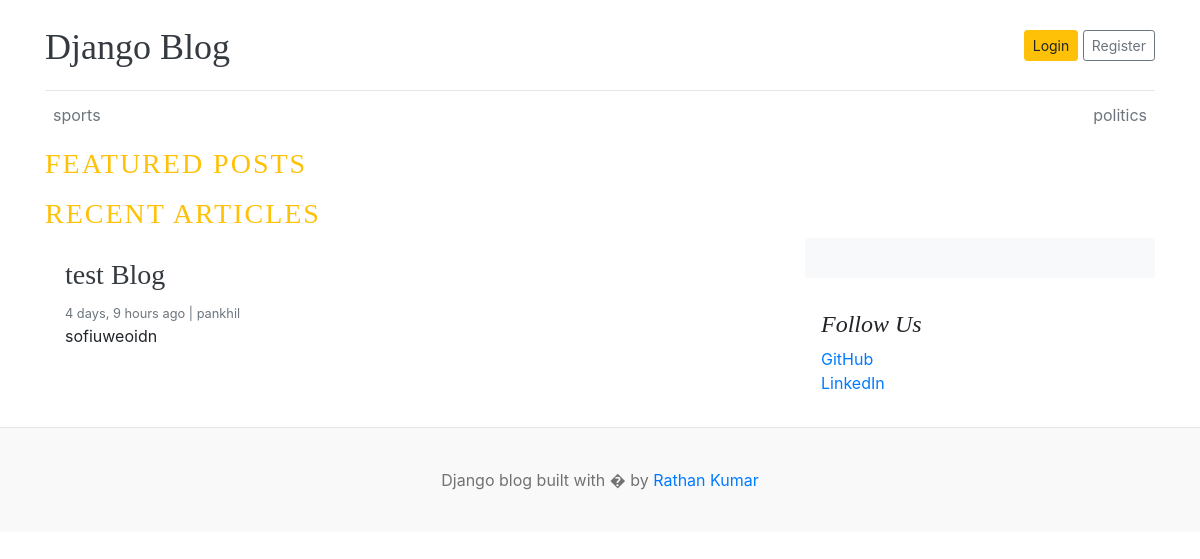
/, run on an earlier commit of the app's database.
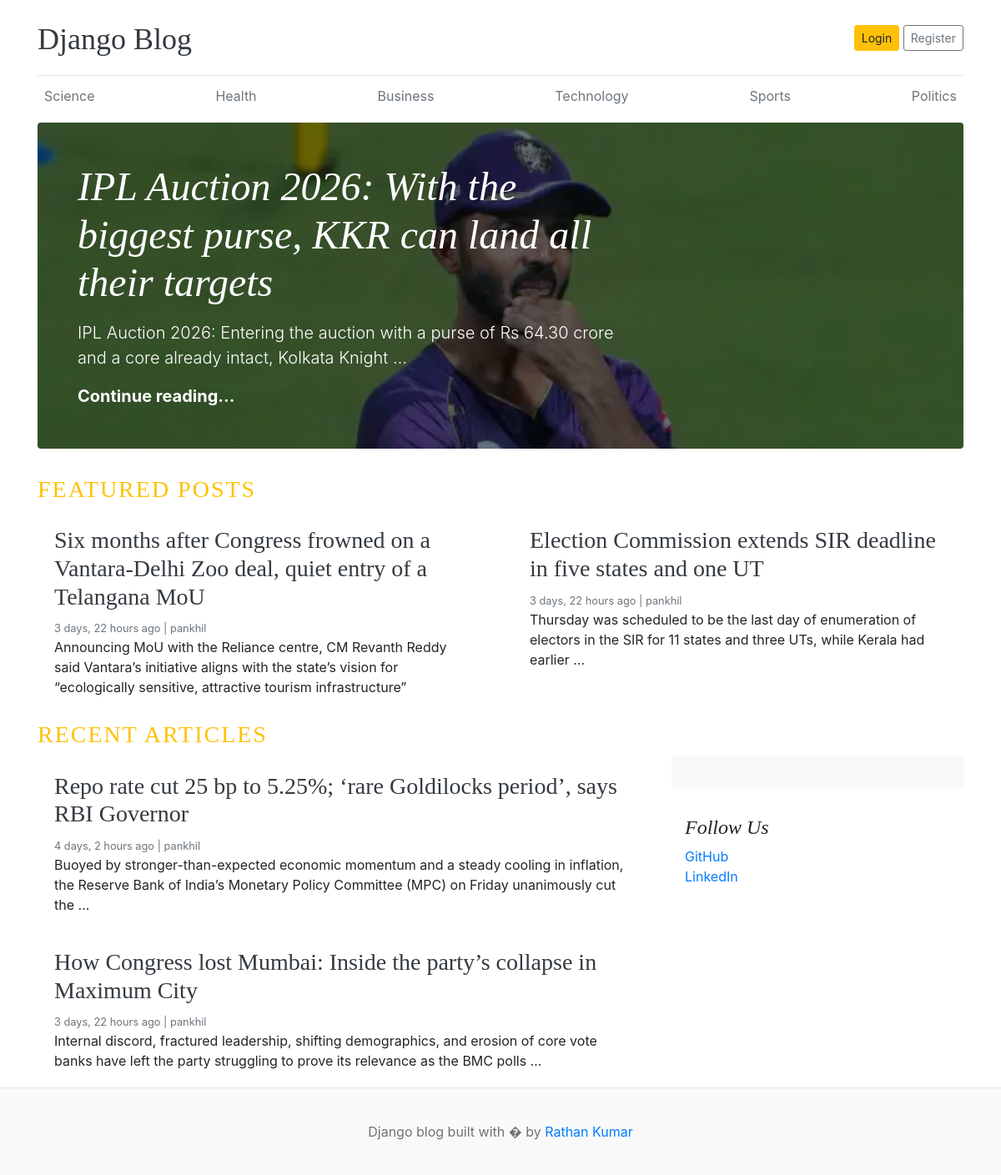
And on a later commit of the database.
### blogs/models.py (models this page shows, shortened)
class Category(models.Model):
    category_name = models.CharField(max_length=50,unique=True)
    created_at = models.DateTimeField(auto_now_add=True)
    updated_at = models.DateTimeField(auto_now=True)
    class Meta:
        verbose_name_plural = 'categories'

class Blog(models.Model):
    title = models.CharField(max_length=100)
    slug = models.SlugField(max_length=150, unique=True,blank=True)
    category = models.ForeignKey(Category, on_delete=models.CASCADE)
    author = models.ForeignKey(User, on_delete=models.CASCADE)
    featured_image = models.ImageField(upload_to='uploads/%Y/%m/%d')
    short_description = models.TextField(max_length=500)
    blog_body = models.TextField(max_length=2000)
    status = models.CharField(max_length=20,choices=STATUS_CHOICES, default="Draft")
    is_featured = models.BooleanField(default=False)
    created_at = models.DateTimeField(auto_now_add=True)
    updated_at = models.DateTimeField(auto_now=True)
    def __str__(self):
        return self.title

### blog_main/views.py (the view)
# urls.py: 2. Add a URL to urlpatterns:  path('', views.home, name='home')
def home(req):
    featured_posts = Blog.objects.filter(is_featured=True,status='Published').order_by('updated_at')
    posts = Blog.objects.filter(is_featured=False,status='Published')
    print(posts)
    try:
        about = About.objects.get()
    except:
        about = None
    context = {
        'featured_posts' : featured_posts,
        'posts' : posts,
        'about':about,
    }
    return render(req,"home.html",context)

### blogs/context_processors.py (called while the page is built)
def get_categories(req):
    categories = Category.objects.all()
    return dict(categories=categories)

### templates/home.html (shortened to what this page needs)
{% extends 'base.html' %}
{% block content %}
{% for post in featured_posts %}
{% if forloop.first %}
<div class="jumbotron p-3 p-md-5 text-white rounded bg-dark"
    style="background-image: url({{ post.featured_image.url}});background-blend-mode: overlay;background-size:cover;">
    <div class="col-md-8 px-0">
        <h1 class="display-4 font-italic">{{ post.title }}</h1>
        <p class="lead my-3">{{ post.short_description | truncatewords:20 }}</p>
        <p class="lead mb-0"><a href="{% url 'blogs' post.slug  %}" class="text-white font-weight-bold">Continue
                reading...</a></p>
    </div>
</div>
{% endif %}
{% endfor %}
<h3 class="text-uppercase text-warning" style="letter-spacing: 2px;">Featured Posts</h3>
<div class="row mb-2">
    {% for post in featured_posts %}
    {% if not forloop.first %}
    <div class="col-md-6">
        <div class="card border-0">
            <div class="card-body">
                <h3><a href="{% url 'blogs' post.slug  %}" class="text-dark">{{ post.title }}</a></h3>
                <small class="mb-1 text-muted">{{ post.created_at | timesince}} ago | {{ post.author }}</small>
                <p class="card-text">{{ post.short_description | truncatewords:25 }}</p>
            </div>
        </div>
    </div>
    {% endif %}
    {% endfor %}
</div>
<h3 class="text-uppercase text-warning" style="letter-spacing: 2px;">Recent Articles</h3>
<main role="main" class="container p-0">
    <div class="row">
        <div class="col-md-8 blog-main">
            {% for post in posts %}
            <div class="card border-0">
                <div class="card-body">
                    <h3><a href="{% url 'blogs' post.slug %}" class="text-dark">{{ post.title }}</a></h3>
                    <small class="mb-1 text-muted">{{ post.created_at | timesince}} ago | {{ post.author}}
                    </small>
                    <p class="card-text">{{ post.short_description | truncatewords:25 }}</p>
                </div>
            </div>
            {% endfor %}
        </div>
        <aside class="col-md-4 blog-sidebar">
            <div class="p-3 mb-3 bg-light rounded">
            </div>
            <div class="p-3">
                <h4 class="font-italic">Follow Us</h4>
                <ol class="list-unstyled">
                    <li><a href="#">GitHub</a></li>
                    <li><a href="#">LinkedIn</a></li>
                </ol>
            </div>
        </aside>
    </div>
</main>
</div>
{% endblock %}

### templates/base.html (shortened to what this page needs)
{% load static %}
<!DOCTYPE html>
<html lang="en">
<head>
    <link href="https://getbootstrap.com/docs/4.0/dist/css/bootstrap.min.css" rel="stylesheet">
    <link href="{% static 'css/blog.css' %}" rel="stylesheet">
</head>
<body>
    <div class="container">
        <header class="blog-header py-3">
            <div class="row flex-nowrap justify-content-between align-items-center">
                <div class="col-8 pt-1">
                    <a class="blog-header-logo text-dark" href="/">Django Blog</a>
                </div>
                <div class="col-4 d-flex justify-content-end align-items-center">
                    <a class="btn btn-sm btn-warning" href="#">Login</a> &nbsp;
                    <a class="btn btn-sm btn-outline-secondary" href="#">Register</a>
                </div>
            </div>
        </header>
        <div class="nav-scroller py-1 mb-2">
            <nav class="nav d-flex justify-content-between">
                {% for cat in categories %}
                <a class="p-2 text-muted" href="{% url 'posts_by_category' cat.id %}">{{cat.category_name}}</a>
                {% endfor %}
            </nav>
        </div>
        {% block content %}
        {% endblock %}
        <footer class="blog-footer">
            <p>Django blog built with � by <a href="#">Rathan Kumar</a></p>
        </footer>
</body>
</html>

### blog_main/static/css/blog.css (style rules this page uses)
.blog-header { border-bottom: 1px solid #e5e5e5; }
.blog-header-logo { font-family: "Playfair Display", Georgia, "Times New Roman", serif ; font-size: 2.25rem; }
h1, h2, h3, h4, h5, h6 { font-family: "Playfair Display", Georgia, "Times New Roman", serif ; }
.display-4 { font-size: 2.5rem; }
@media (min-width: 768px) { .display-4 { font-size: 3rem; } }
.blog-footer { padding: 2.5rem 0; color: #727272; text-align: center; background-color: #f9f9f9; border-top: .05rem solid #e5e5e5; }
.blog-footer p:last-child { margin-bottom: 0; }

What changed in the data, as far as the page shows it:
removed Category: category_name "sports"
removed Category: category_name "politics"
removed Blog: title "test Blog", created_at "4 days, 9 hours", author "pankhil", short_description "sofiuweoidn", shown under "RECENT ARTICLES"
added Category: category_name "Science"
added Category: category_name "Health"
added Category: category_name "Business"
added Category: category_name "Technology"
added Category: category_name "Sports"
added Category: category_name "Politics"
added Blog: featured_image (picture), title "IPL Auction 2026: With the biggest purse, KKR can land all their targets", short_description "IPL Auction 2026: Entering the auction with a purse of Rs 64.30 crore and a core already intact, Kolkata Knight …"
added Blog: title "Six months after Congress frowned on a Vantara-Delhi Zoo deal, quiet entry of a Telangana MoU", created_at "3 days, 22 hours", author "pankhil", short_description "Announcing MoU with the Reliance centre, CM Revanth Reddy said Vantara’s initiative aligns with the state’s vision for “ecologically sensitive, attractive tourism infrastructure”", shown under "FEATURED POSTS"
added Blog: title "Election Commission extends SIR deadline in five states and one UT", created_at "3 days, 22 hours", author "pankhil", short_description "Thursday was scheduled to be the last day of enumeration of electors in the SIR for 11 states and three UTs, while Kerala had earlier …", shown under "FEATURED POSTS"
added Blog: title "Repo rate cut 25 bp to 5.25%; ‘rare Goldilocks period’, says RBI Governor", created_at "4 days, 2 hours", author "pankhil", short_description "Buoyed by stronger-than-expected economic momentum and a steady cooling in inflation, the Reserve Bank of India’s Monetary Policy Committee (MPC) on Friday unanimously cut the …", shown under "RECENT ARTICLES"
added Blog: title "How Congress lost Mumbai: Inside the party’s collapse in Maximum City", created_at "3 days, 22 hours", author "pankhil", short_description "Internal discord, fractured leadership, shifting demographics, and erosion of core vote banks have left the party struggling to prove its relevance as the BMC polls …", shown under "RECENT ARTICLES"
